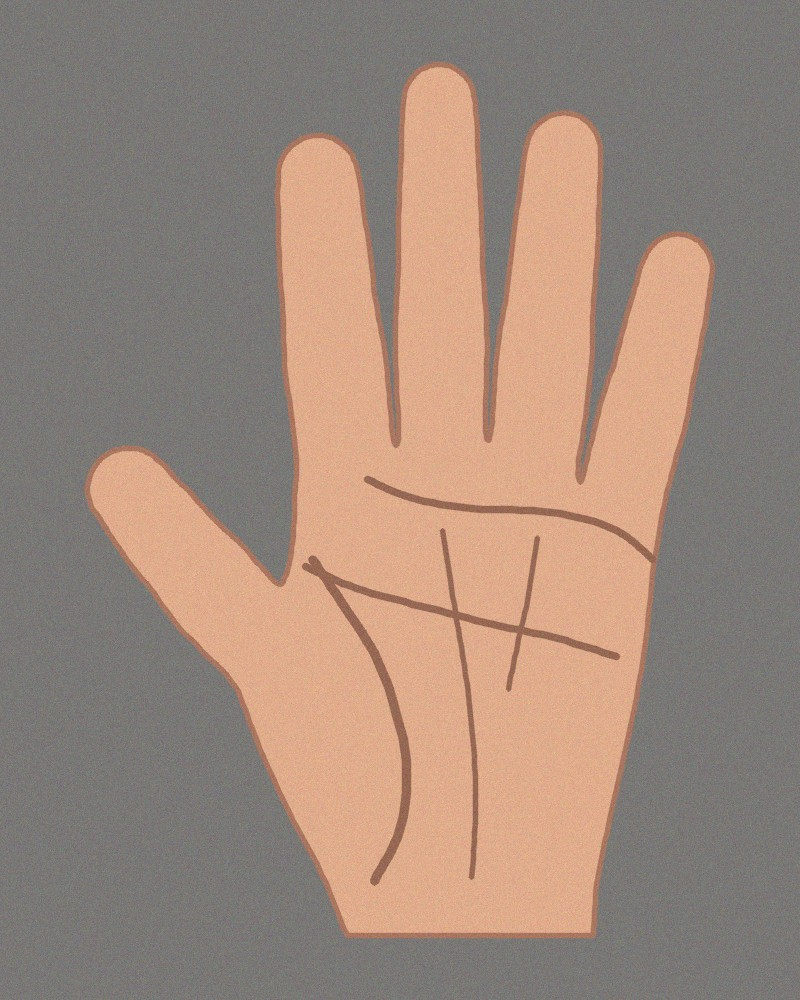
#> input picture backend/tests/data/sample-left.jpg, 800 x 1000 px
$ python -i palm.py   (imports and definitions only)
#> lines starting #> are read from the running program, lines starting #| are printed output that depends on the picture; after the words box and inside, x2 and y2 are one past the last pixel; in counts of white or black regions, pixels touching at a corner belong together
#> further down, picture is the input picture: shape (1000, 800, 3); mean B, G, R 123.8, 137.1, 158.1
"""The palm, straightened, and the map of where its creases are.

Starting point: a photo and the 21 landmarks of the hand in it (cv/hand.py). Everything here is classical image
processing (OpenCV and NumPy); no network is involved.

  1. SILHOUETTE. The landmarks seed GrabCut, which cuts the hand out of its background. The palm and the bones of the
     fingers are marked as hand, everything well outside the landmarks as background, and GrabCut decides the rest.
     The silhouette is used for the outline and to keep the crease search inside the hand.
  2. STRAIGHTENING. The photo is warped so that every palm has the same position, size and direction: the wrist at the
     bottom, the fingers up, the thumb to the right, and one unit equal to the wrist-to-knuckles distance (400 pixels).
     A left and a right palm then look alike, and every later step can use the same numbers (frame in cv/hand.py).
  3. RIDGE MAP. A crease is a thin dark valley. At three scales, the second derivatives of the picture (the Hessian)
     say how strongly each pixel sits in a valley and which way the valley runs. Before that, the green channel (where
     skin lines show best) is divided by its own local average, so a shadow or a bright patch does not hide a crease.

lines.py then walks along the valleys to find the principal lines.
"""

from __future__ import annotations

from dataclasses import dataclass

import cv2
import numpy as np

from app.cv.hand import (
    INDEX_MCP,
    MIDDLE_MCP,
    PINKY_MCP,
    RING_MCP,
    THUMB_CMC,
    WRIST,
    Frame,
    hand_frame,
)

# ------------------------------------------------------------------ the straightened picture

#: pixels per unit (one unit is the wrist-to-knuckles distance)
S = 400.0
X_MIN, X_MAX = -0.80, 1.00
Y_MIN, Y_MAX = -0.20, 1.20
W_PX = round((X_MAX - X_MIN) * S)
H_PX = round((Y_MAX - Y_MIN) * S)

#: scales of the ridge filter, in pixels of the straightened picture (a crease is about 4 to 8 pixels wide there)
SIGMAS = (2.0, 3.0, 4.0)
#: width, in pixels of the straightened picture, of the round shape that shrinks the hand's silhouette before the crease
#: search: the search stays about half of it (14 pixels) inside the edge, where the outline of the skin would look like a crease
EDGE_ERODE = 29

FINGER_BONES = ([1, 2, 3, 4], [5, 6, 7, 8], [9, 10, 11, 12], [13, 14, 15, 16], [17, 18, 19, 20])


def to_px(x: float, y: float) -> tuple[float, float]:
    """Palm coordinates to (column, row) of the straightened picture."""
    return (x - X_MIN) * S, (Y_MAX - y) * S


def to_xy(rows: np.ndarray, cols: np.ndarray) -> np.ndarray:
    """(row, column) pixels of the straightened picture to palm coordinates, as an (n, 2) array of (x, y)."""
    return np.stack([X_MIN + np.asarray(cols, np.float64) / S, Y_MAX - np.asarray(rows, np.float64) / S], axis=-1)


# [69 lines left out: functions to_rc, warp, hand_mask, not called in this run]


# ------------------------------------------------------------------ the ridge map

_K_XX = np.array([[1, -2, 1]], np.float32)
_K_YY = _K_XX.T.copy()
_K_XY = 0.25 * np.array([[1, 0, -1], [0, 0, 0], [-1, 0, 1]], np.float32)


def valley(gray: np.ndarray, sigma: float) -> tuple[np.ndarray, np.ndarray]:
    """How much each pixel sits in a dark valley at one scale (scale-normalised), and the direction ACROSS the valley."""
    g = cv2.GaussianBlur(gray, (0, 0), sigma)
    ixx = cv2.filter2D(g, -1, _K_XX, borderType=cv2.BORDER_REFLECT)
    iyy = cv2.filter2D(g, -1, _K_YY, borderType=cv2.BORDER_REFLECT)
    ixy = cv2.filter2D(g, -1, _K_XY, borderType=cv2.BORDER_REFLECT)
    mean = 0.5 * (ixx + iyy)
    root = np.sqrt((0.5 * (ixx - iyy)) ** 2 + ixy**2)
    strongest, weakest = mean + root, mean - root  # the two curvatures; a valley is high in one and flat in the other
    strength = np.maximum(strongest - np.abs(weakest), 0) * sigma**2
    across = 0.5 * np.arctan2(2 * ixy, ixx - iyy)
    return strength, across


def ridge_map(bgr: np.ndarray) -> tuple[np.ndarray, np.ndarray]:
    """Valley strength and across-direction of a picture, the best of three scales at every pixel."""
    green = bgr[..., 1].astype(np.float32)
    flat = cv2.GaussianBlur(green, (0, 0), 30)
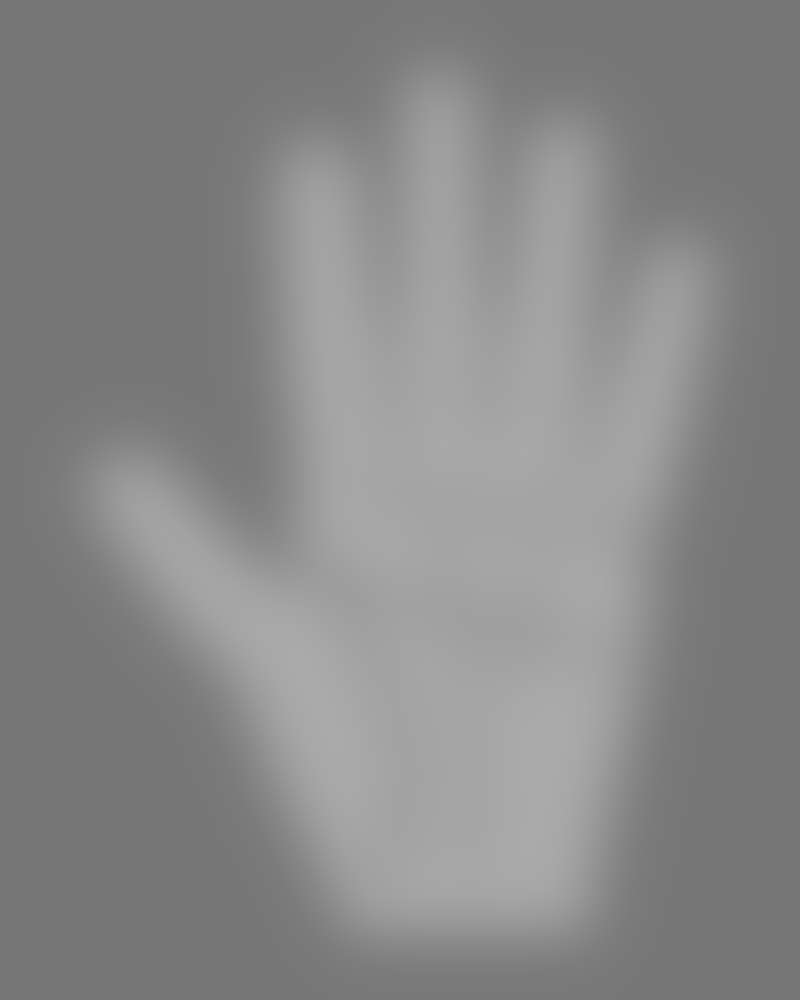
#> flat: shape (1000, 800) float32; min 119.3, max 170.9, mean 137.1
    ratio = np.log((green + 8) / (flat + 8))  # brightness compared with the neighbourhood, in log units
    best = angle = None
    for sigma in SIGMAS:
        strength, across = valley(ratio, sigma)
        if best is None:
            best, angle = strength, across
        else:
            wins = strength > best
            best, angle = np.where(wins, strength, best), np.where(wins, across, angle)
#> this loop made 3 passes
#> pass 1, in valley, `g = cv2.GaussianBlur(gray, (0, 0), sigma)`:
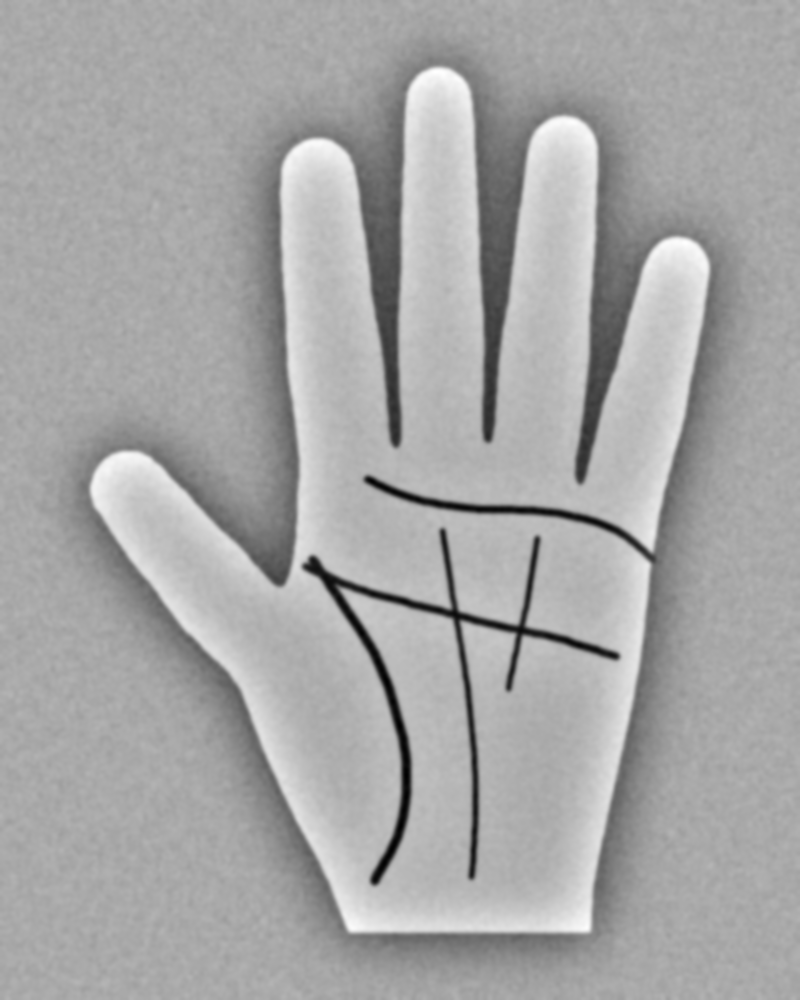
#> g: shape (1000, 800) float32; min -0.435, max 0.218, mean -0.00593; drawn with min black and max white
#> after the loop:
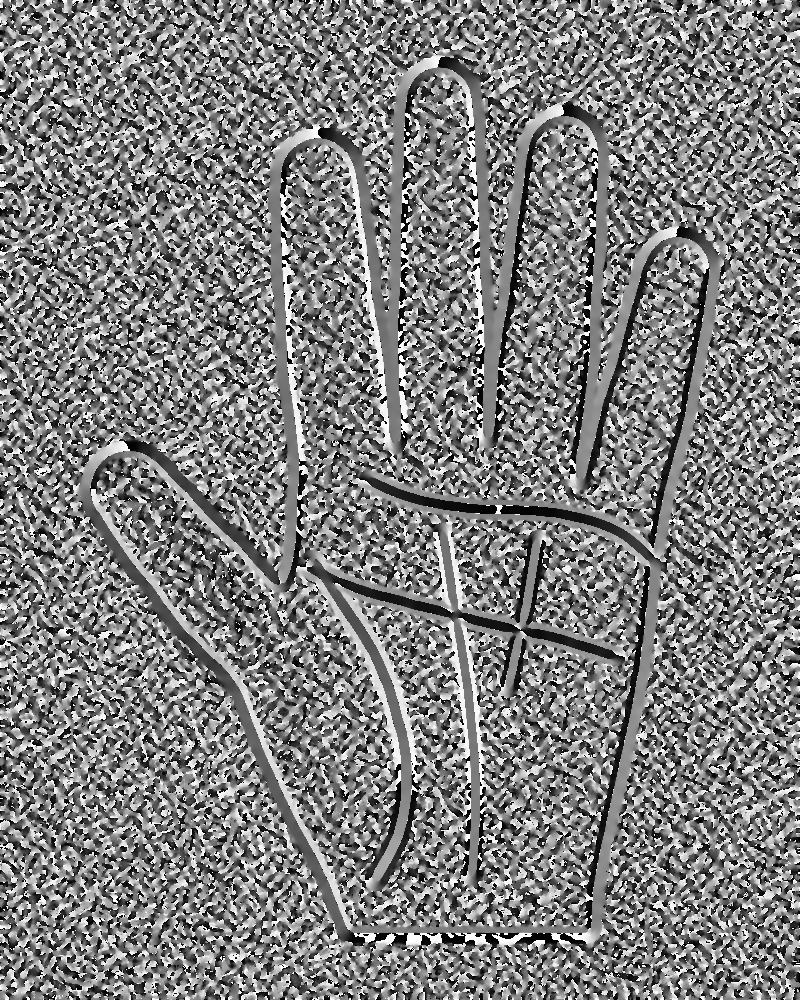
#> angle: shape (1000, 800) float32; min -1.57, max 1.57, mean -0.01; drawn with min black and max white
#> after the loop:
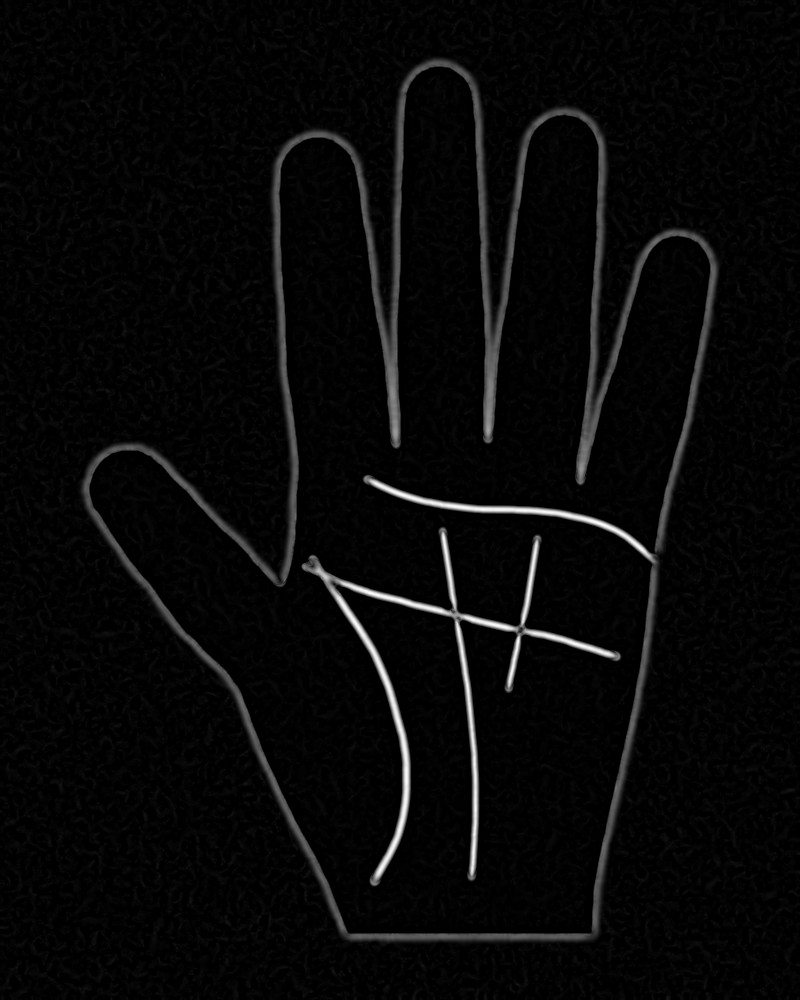
#> best: shape (1000, 800) float32; min 0, max 0.23, mean 0.00745; drawn with min black and max white
#> after the loop:
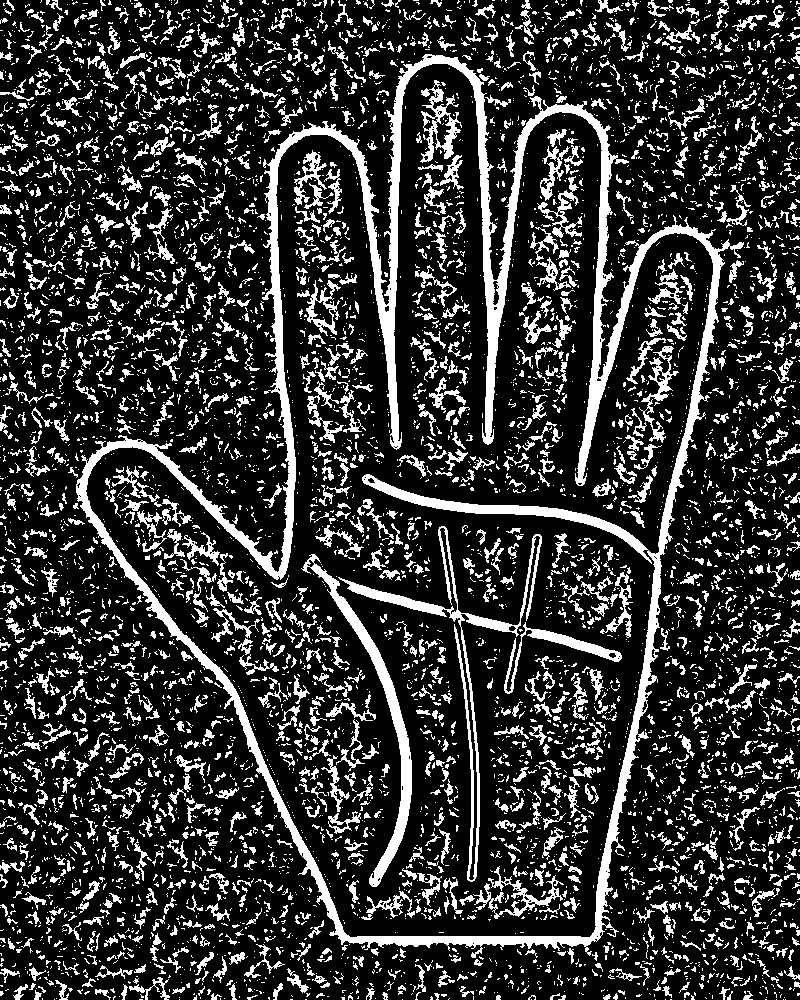
#> wins: shape (1000, 800) bool; 20.9% white; 6796 white regions (5303 under 20 px), largest, box (x1, y1, x2, y2) and area: (76, 54, 744, 958) 39564, (338, 526, 542, 882) 3979, (301, 554, 412, 887) 3650
    return best, angle


def smoothstep(x: np.ndarray, lo: float, hi: float) -> np.ndarray:
    t = np.clip((x - lo) / (hi - lo), 0, 1)
    return t * t * (3 - 2 * t)


# ------------------------------------------------------------------ everything about one palm, ready for tracing


@dataclass
class PalmView:
    frame: Frame
    #: the photo's landmarks in palm coordinates: (21, 2) of (x, y)
    anchors: np.ndarray
    #: the silhouette in photo pixels (the size of the picture given in)
    silhouette: np.ndarray
    #: the silhouette in the straightened picture
    mask: np.ndarray
    #: the straightened picture (BGR, 560 x 720)
    image: np.ndarray
    #: ridge strength relative to the strongest 2% of the palm, 0 to 1.5 (0 outside the hand)
    strength: np.ndarray
    #: the direction ACROSS the valley at each pixel, in radians
    angle: np.ndarray
    #: ridge strength where the valley runs sideways / up and down (0 where it runs the other way)
    gate_h: np.ndarray
    gate_v: np.ndarray
    #: the absolute ridge strength of that strongest 2%: how much crease contrast the photo really has
    contrast: float

    def knuckle_x(self) -> dict[str, float]:
        a = self.anchors
        return {'i': float(a[INDEX_MCP, 0]), 'm': float(a[MIDDLE_MCP, 0]), 'r': float(a[RING_MCP, 0]), 'p': float(a[PINKY_MCP, 0]), 't': float(a[THUMB_CMC, 0])}


class PalmNotUsable(Exception):
    """The landmarks do not describe a hand that can be straightened (too small, collapsed, or outside the picture)."""


#: a palm shorter than this, in photo pixels, has no creases to find. (The photo check already turns away palms under 120.)
MIN_PALM_PX = 60


# [31 lines left out: function prepare_palm, not called in this run]

>>> import cv2
>>> picture = cv2.imread('../../tests/data/sample-left.jpg')
>>> result = ridge_map(picture)

$ run again, on backend/tests/data/sample-right.jpg
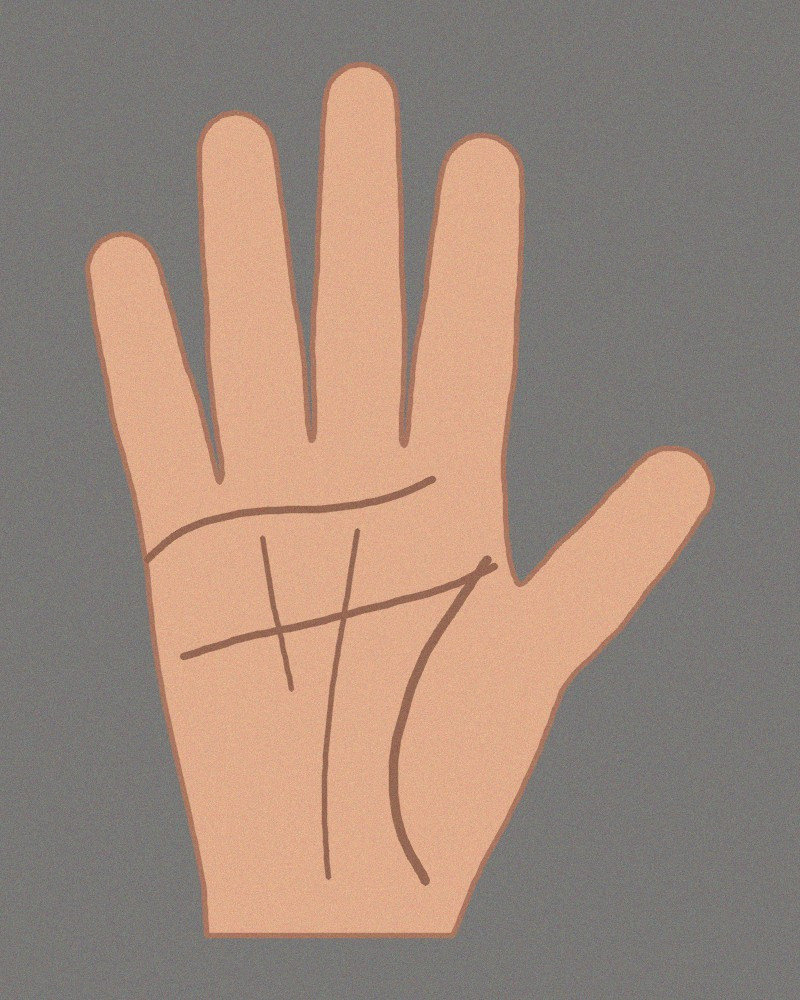
#> input picture backend/tests/data/sample-right.jpg, 800 x 1000 px
#> picture is the input picture: shape (1000, 800, 3); mean B, G, R 123.8, 137.1, 158.1
#> after the loop in ridge_map, `for sigma in SIGMAS:`:
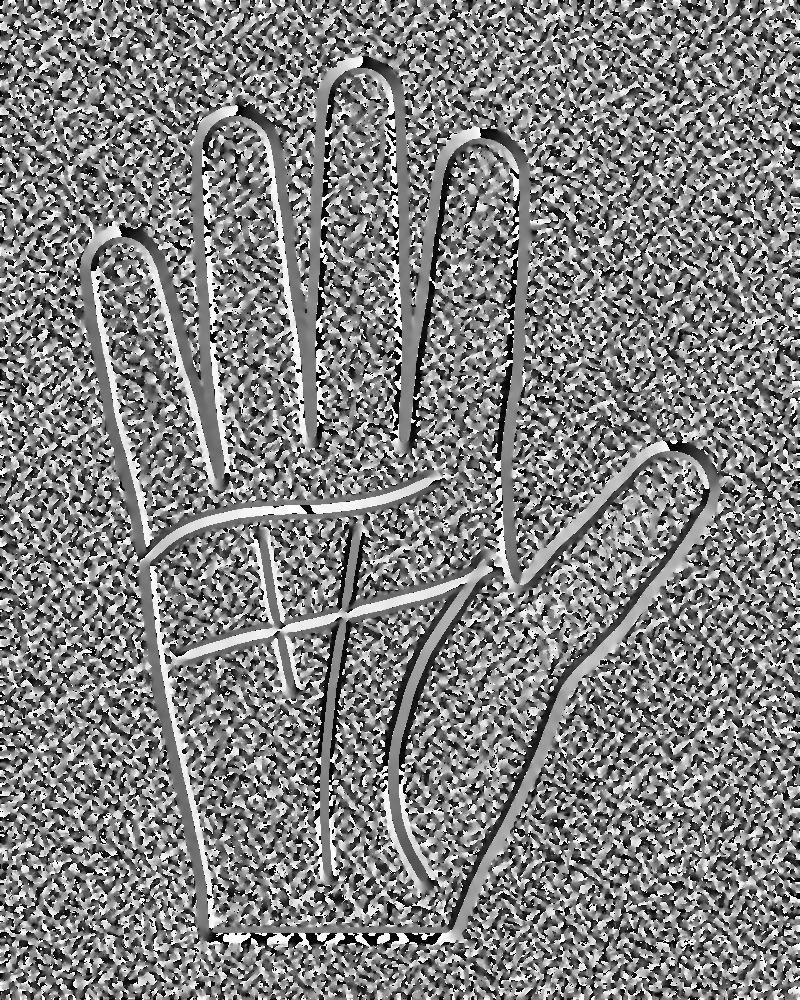
#> angle: shape (1000, 800) float32; min -1.57, max 1.57, mean 0.0135; drawn with min black and max white
#> after the loop in ridge_map, `for sigma in SIGMAS:`:
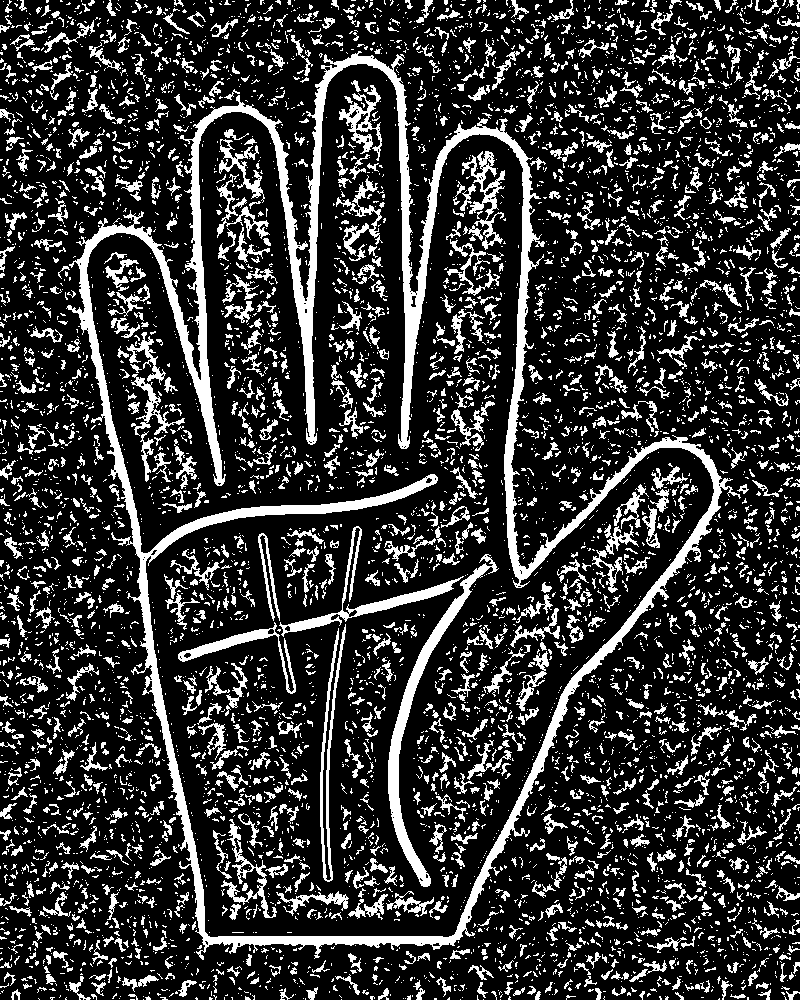
#> wins: shape (1000, 800) bool; 20.9% white; 6764 white regions (5277 under 20 px), largest, box (x1, y1, x2, y2) and area: (66, 51, 741, 960) 40029, (388, 554, 499, 887) 3651, (279, 526, 464, 637) 2015
